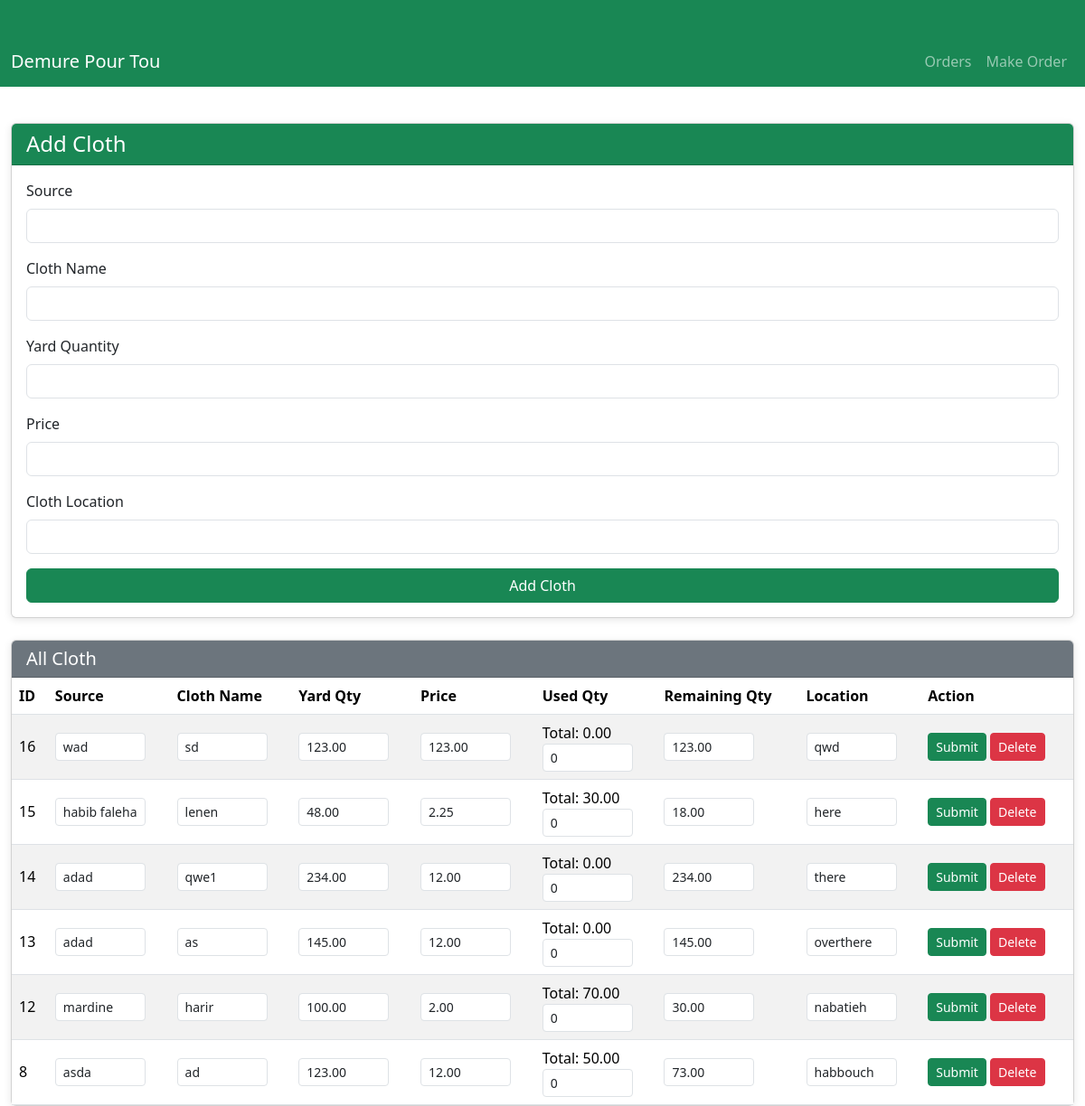
Page /cloth.php on the committed database.
### tables this page shows
CREATE TABLE `cloth` (
  `ID` int(11) NOT NULL,
  `Source` varchar(100) DEFAULT NULL,
  `ClothName` varchar(100) DEFAULT NULL,
  `YardQuantity` decimal(10,2) DEFAULT NULL,
  `Price` decimal(10,2) DEFAULT NULL,
  `UsedQuantity` decimal(10,2) DEFAULT NULL,
  `RemainingQuantity` decimal(10,2) DEFAULT NULL,
  `RemainingClothLocation` varchar(100) DEFAULT NULL
);

### cloth.php (the view, shortened to what this page needs)
<?php
include 'connect.php';
$cloths = $conn->query("SELECT * FROM cloth ORDER BY ID DESC");
?>
<!DOCTYPE html>
<html lang="en">
<head>
    <link rel="stylesheet" href="css/bootstrap.min.css">
    <link rel="stylesheet" href="css/background.css">
</head>
<body>
<nav class="navbar navbar-expand-lg navbar-dark bg-success">
    <div class="container">
        <a class="navbar-brand" href="index.php">Demure Pour Tou</a>
        <div class="collapse navbar-collapse" id="mainNavbar">
            <ul class="navbar-nav ms-auto mb-2 mb-lg-0">
                <li class="nav-item"><a class="nav-link" href="orders.php">Orders</a></li>
                <li class="nav-item"><a class="nav-link" href="MakeOrder.php">Make Order</a></li>
            </ul>
        </div>
    </div>
</nav>
<div class="container">
    <div class="card">
        <div class="card-header bg-success text-white">
            <h4 class="mb-0">Add Cloth</h4>
        </div>
        <div class="card-body">
            <form id="addClothForm" autocomplete="off">
                <div class="mb-3">
                    <label for="Source" class="form-label">Source</label>
                    <input type="text" class="form-control" id="Source" name="Source" required>
                </div>
                <div class="mb-3">
                    <label for="ClothName" class="form-label">Cloth Name</label>
                    <input type="text" class="form-control" id="ClothName" name="ClothName" required>
                </div>
                <div class="mb-3">
                    <label for="YardQuantity" class="form-label">Yard Quantity</label>
                    <input type="number" step="0.01" class="form-control" id="YardQuantity" name="YardQuantity" required>
                </div>
                <div class="mb-3">
                    <label for="Price" class="form-label">Price</label>
                    <input type="number" step="0.01" class="form-control" id="Price" name="Price" required>
                </div>
                <div class="mb-3">
                    <label for="RemainingClothLocation" class="form-label">Cloth Location</label>
                    <input type="text" class="form-control" id="RemainingClothLocation" name="RemainingClothLocation">
                </div>
                <button type="submit" class="btn btn-success w-100">Add Cloth</button>
            </form>
        </div>
    </div>
    <div class="card mt-4">
        <div class="card-header bg-secondary text-white">
            <h5 class="mb-0">All Cloth</h5>
        </div>
        <div class="card-body p-0">
            <div class="table-responsive">
            <table class="table table-striped mb-0">
                <thead>
                    <tr>
                        <th>ID</th>
                        <th>Source</th>
                        <th>Cloth Name</th>
                        <th>Yard Qty</th>
                        <th>Price</th>
                        <th>Used Qty</th>
                        <th>Remaining Qty</th>
                        <th>Location</th>
                        <th>Action</th>
                    </tr>
                </thead>
                <tbody id="clothTable">
                    <?php if ($cloths && $cloths->num_rows > 0): ?>
                        <?php while($row = $cloths->fetch_assoc()): ?>
                            <tr data-id="<?= $row['ID'] ?>">
                                <td><?= $row['ID'] ?></td>
                                <td><input type="text" class="form-control form-control-sm source" value="<?= htmlspecialchars($row['Source']) ?>"></td>
                                <td><input type="text" class="form-control form-control-sm clothname" value="<?= htmlspecialchars($row['ClothName']) ?>"></td>
                                <td><input type="number" step="0.01" class="form-control form-control-sm yardqty" value="<?= $row['YardQuantity'] ?>"></td>
                                <td><input type="number" step="0.01" class="form-control form-control-sm price" value="<?= $row['Price'] ?>"></td>
                                <td>
                                    <div>
                                        <div>Total: <span class="usedqty-total"><?= $row['UsedQuantity'] ?></span></div>
                                        <input type="number" step="0.01" class="form-control form-control-sm usedqty" value="0" min="0">
                                    </div>
                                </td>
                                <td><input type="number" step="0.01" class="form-control form-control-sm remainingqty" value="<?= $row['RemainingQuantity'] ?>" readonly></td>
                                <td>
                                    <input type="text" class="form-control form-control-sm location" value="<?= htmlspecialchars($row['RemainingClothLocation']) ?>">
                                </td>
                                <td>
                                    <div class="action-btns">
                                        <button type="button" class="btn btn-success btn-sm submit-edit">Submit</button>
                                        <button type="button" class="btn btn-danger btn-sm delete-cloth">Delete</button>
                                    </div>
                                </td>
                            </tr>
                        <?php endwhile; ?>
                    <?php else: ?>
                        <tr><td colspan="9" class="text-center">No cloth records found.</td></tr>
                    <?php endif; ?>
                </tbody>
            </table>
                    </div>
        </div>
    </div>
</div>
</body>
</html>

### css/background.css (style rules this page uses)
body { background: url('../backgroundImages/demourlandscape.png') no-repeat center center fixed; background-size: cover; }
@media (orientation: portrait) { body { background: url('../backgroundImages/demourportratie2.png') no-repeat center center fixed; background-size: cover; } }

### cloth.php (style rules this page uses)
.container { max-width: 1200px; margin-top: 40px; }
.card { box-shadow: 0 2px 8px rgba(0,0,0,0.1); }
.table td, .table th { vertical-align: middle; }
.table input { max-width: 100px; }
.action-btns { display: flex; gap: 4px; }

### rows in the picture
cloth: ID "16", Source "wad", ClothName "sd", YardQuantity "123.00", Price "123.00", UsedQuantity "0.00", RemainingQuantity "123.00", RemainingClothLocation "qwd"
cloth: ID "15", Source "habib faleha", ClothName "lenen", YardQuantity "48.00", Price "2.25", UsedQuantity "30.00", RemainingQuantity "18.00", RemainingClothLocation "here"
cloth: ID "14", Source "adad", ClothName "qwe1", YardQuantity "234.00", Price "12.00", UsedQuantity "0.00", RemainingQuantity "234.00", RemainingClothLocation "there"
cloth: ID "13", Source "adad", ClothName "as", YardQuantity "145.00", Price "12.00", UsedQuantity "0.00", RemainingQuantity "145.00", RemainingClothLocation "overthere"
cloth: ID "12", Source "mardine", ClothName "harir", YardQuantity "100.00", Price "2.00", UsedQuantity "70.00", RemainingQuantity "30.00", RemainingClothLocation "nabatieh"
cloth: ID "8", Source "asda", ClothName "ad", YardQuantity "123.00", Price "12.00", UsedQuantity "50.00", RemainingQuantity "73.00", RemainingClothLocation "habbouch"
